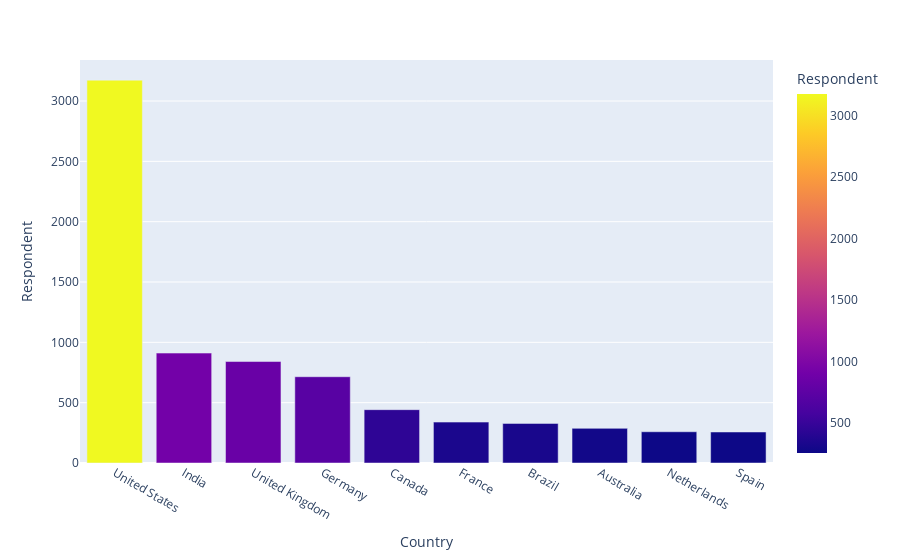

Here is the notebook cell this chart was saved with:
### Code cell
fg_df=px.bar(data_frame=sort_country.head(10),x='Country',y='Respondent',color='Respondent')                #A.soliman
fg_df

### Figure 1 — Plotly figure (JSON) as saved in the notebook; plotly's stock layout.template omitted (floating-point values rounded to 4 significant figures)
{"data": [{"alignmentgroup": "True", "hovertemplate": "Country=%{x}<br>Respondent=%{marker.color}<extra></extra>", "legendgroup": "", "marker": {"color": [3173, 911, 841, 715, 442, 339, 328, 287, 259, 257], "coloraxis": "coloraxis", "pattern": {"shape": ""}}, "name": "", "offsetgroup": "", "orientation": "v", "showlegend": false, "textposition": "auto", "x": ["United States", "India", "United Kingdom", "Germany", "Canada", "France", "Brazil", "Australia", "Netherlands", "Spain"], "xaxis": "x", "y": [3173, 911, 841, 715, 442, 339, 328, 287, 259, 257], "yaxis": "y", "type": "bar"}], "layout": {"xaxis": {"anchor": "y", "domain": [0, 1], "title": {"text": "Country"}}, "yaxis": {"anchor": "x", "domain": [0, 1], "title": {"text": "Respondent"}}, "coloraxis": {"colorbar": {"title": {"text": "Respondent"}}, "colorscale": [[0, "#0d0887"], [0.1111, "#46039f"], [0.2222, "#7201a8"], [0.3333, "#9c179e"], [0.4444, "#bd3786"], [0.5556, "#d8576b"], [0.6667, "#ed7953"], [0.7778, "#fb9f3a"], [0.8889, "#fdca26"], [1, "#f0f921"]]}, "legend": {"tracegroupgap": 0}, "margin": {"t": 60}, "barmode": "relative"}}
